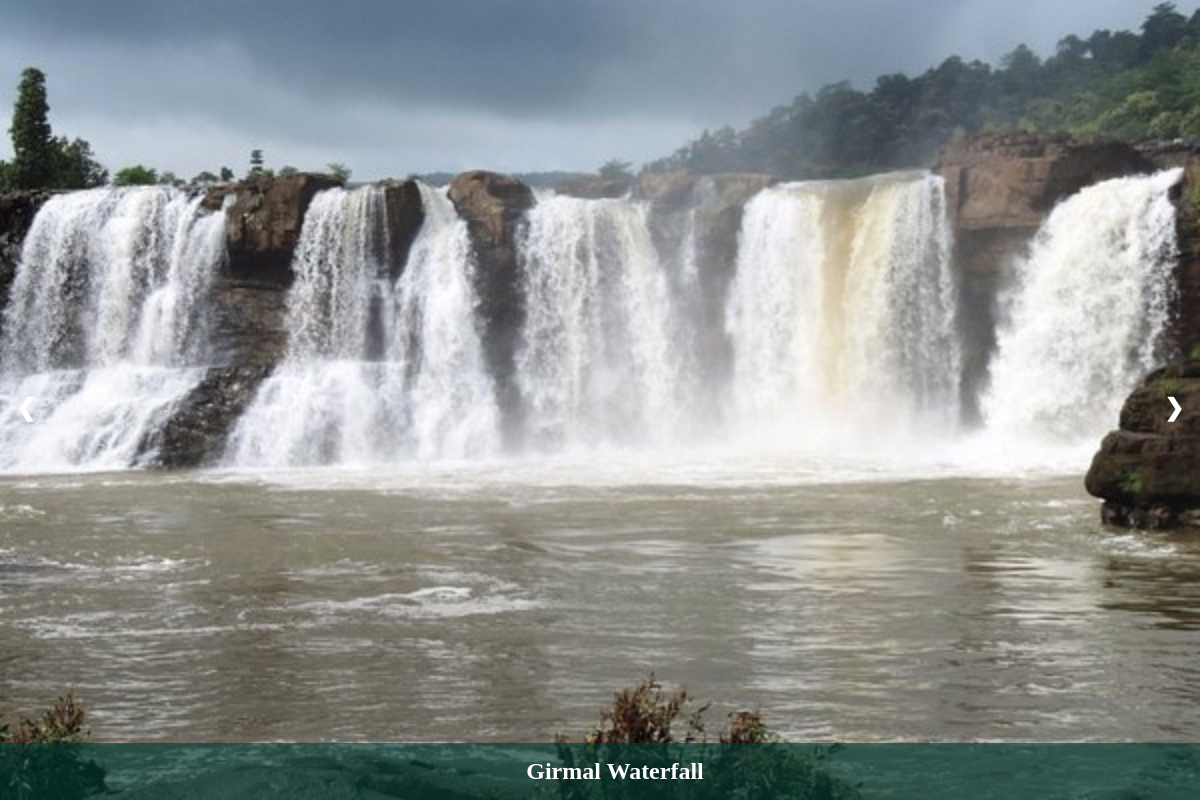
Page /stories/west/Gujarat (signed in) on the committed database.
### app/models.py (models this page shows, shortened)
class Place(models.Model):
    place_name = models.CharField(max_length=100)
    state = models.ForeignKey(State, related_name='places', on_delete=models.CASCADE)
    story = models.TextField()
    image1 = models.ImageField(upload_to='media/')
    image2 = models.ImageField(upload_to='media/')
    image3 = models.ImageField(upload_to='media/')

### app/views.py (the view)
# urls.py: path('stories/<str:direction>/<str:state>',views.hidden_gems,name='hidden_gems'),
def hidden_gems(request, direction, state):
    state_obj = get_object_or_404(State, state_name=state,direction=direction)
    hidden_places = state_obj.places.all()
    return render(request, 'J_K.html',{'state':state_obj, 'hidden_places':hidden_places,'direction':direction})

### app/templates/J_K.html (shortened to what this page needs)
<!DOCTYPE html>
<html lang="en">
  {% load static %}
  <head>
    <link
      rel="stylesheet"
      href="https://cdnjs.cloudflare.com/ajax/libs/font-awesome/6.4.0/css/all.min.css"
    />
    <link rel="stylesheet" href="{% static "css/J_K.css" %}">
  </head>
  <body>
      <div class="btn_one">
        <label for="check">
        </label>
      </div>
        <div class="slideshow-container">
            {% for place in hidden_places %}
                <div class="slide{% if forloop.first %} active{% endif %}">
                    <img src="/media/{{place.image1}}" alt="{{place.place_name}}">
                    <a href="{% url 'place' direction=direction state=place.state.state_name place=place.place_name %}"><div class="caption">{{place.place_name}}</div></a>
                </div>
            {% endfor %}
            <a class="prev" onclick="plusSlides(-1)">&#10094;</a>
            <a class="next" onclick="plusSlides(1)">&#10095;</a>
        </div>
</body>
</html>

### app/static/css/J_K.css (style rules this page uses)
body, html { font-family: 'Lora', serif; margin: 0; padding: 0; width: 100%; height: 100%; overflow-x: hidden; }
.slideshow-container { position: relative; width: 100%; height: 100vh; overflow: hidden; }
.slide { display: none; text-align: center; width: 100%; height: 100%; }
.slide img { width: 100%; height: 100%; object-fit: cover; }
.active { display: block; }
.caption { position: absolute; bottom: 0; width: 100%; padding: 15px; font-size: 24px; background-color: rgb(0, 61, 52,0.6); color: #fff; font-weight: 600; text-align: center; }
.prev, .next { cursor: pointer; position: absolute; top: 50%; width: auto; padding: 16px; margin-top: -22px; color: #fff; font-weight: bold; font-size: 24px; transition: 0.6s ease; border-radius: 0 3px 3px 0; user-select: none; }
.prev { left: 0; border-radius: 3px 0 0 3px; }
.next { right: 0; border-radius: 0 3px 3px 0; }
.btn_one { color: rgb(96, 2, 0); font-size: 30px; font-weight: 700; position: absolute; left: 16px; line-height: 60px; cursor: pointer; transition: all 0.3s linear; }
.sidebar_menu .menu i,a { text-decoration: none; color: rgb(0, 64, 124); font-size: 20px; }

### rows in the picture
Place: image1 (picture), place_name "Girmal Waterfall"
